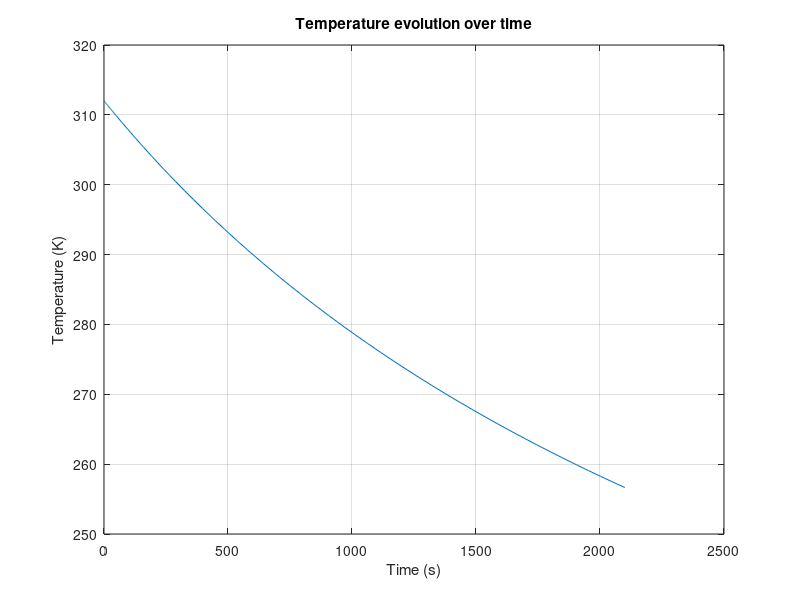

MATLAB code to generate this figure:
clc; close all; clear all;

% Definition of constants
m = 0.34; 
cp = 896;
eps = 0.825; 
A_s = 0.035;
sigma = 5.670367e-8;          % W/m2K4
TE = 191.33; % Ambient temperature in Kelvin
tau = (m*cp)/(4*eps*sigma*A_s*TE^3); % cooling constant
%tau = 3.95e4;

% Definition of the differential function
diff_eq = @(t, T) (TE^4 - T^4) / (4 * tau * TE^3);

% Definition of integration time
tspan = [0 2100]; %  Time interval from 0 to 2100 seconds

% Initial condition
T0 = 312; % Initial temperature in Kelvin

% Solving the differential equation
[t, T] = ode45(diff_eq, tspan, T0);

% Plot of the result
figure;
plot(t, T);
xlabel('Time (s)');
ylabel('Temperature (K)');
title('Temperature evolution over time');
grid on;